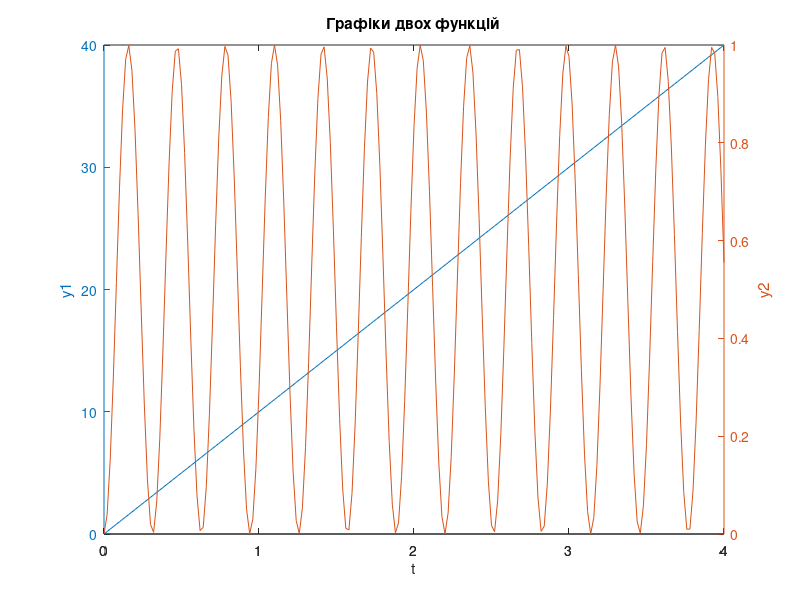

The MATLAB script that drew this image:
t = 0:0.02:4;
y1 = 10 .* t;
y2 = sin(10.*t) .^ 2;

[ax, h1, h2] = plotyy(t, y1, t, y2);

xlabel('t');
ylabel(ax(1), 'y1');
ylabel(ax(2), 'y2');
title('Графіки двох функцій');
